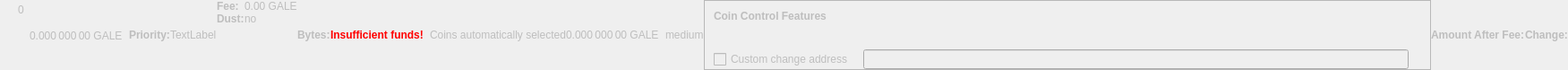
    <widget class="QWidget" name="dummyHideWidget" native="true">
     <property name="enabled">
      <bool>false</bool>
     </property>
     <property name="maximumSize">
      <size>
       <width>100</width>
       <height>22</height>
      </size>
     </property>
     <layout class="QHBoxLayout" name="dummyHideLayout">
      <property name="spacing">
       <number>0</number>
      </property>
      <property name="margin">
       <number>0</number>
      </property>
      <item>
       <layout class="QFormLayout" name="formLayoutCoinControl1">
        <property name="horizontalSpacing">
         <number>10</number>
        </property>
        <property name="verticalSpacing">
         <number>14</number>
        </property>
        <property name="leftMargin">
         <number>10</number>
        </property>
        <property name="topMargin">
         <number>4</number>
        </property>
        <property name="rightMargin">
         <number>6</number>
        </property>
        <item row="0" column="1">
         <widget class="QLabel" name="labelCoinControlBytes">
          <property name="cursor">
           <cursorShape>IBeamCursor</cursorShape>
          </property>
          <property name="contextMenuPolicy">
           <enum>Qt::ActionsContextMenu</enum>
          </property>
          <property name="text">
           <string notr="true">0</string>
          </property>
          <property name="textInteractionFlags">
           <set>Qt::LinksAccessibleByMouse|Qt::TextSelectableByKeyboard|Qt::TextSelectableByMouse</set>
          </property>
         </widget>
        </item>
       </layout>
      </item>
      <item>
       <widget class="QLabel" name="labelCoinControlAfterFee">
        <property name="enabled">
         <bool>false</bool>
        </property>
        <property name="sizePolicy">
         <sizepolicy hsizetype="Fixed" vsizetype="Fixed">
          <horstretch>0</horstretch>
          <verstretch>0</verstretch>
         </sizepolicy>
        </property>
        <property name="minimumSize">
         <size>
          <width>111</width>
          <height>12</height>
         </size>
        </property>
        <property name="maximumSize">
         <size>
          <width>111</width>
          <height>12</height>
         </size>
        </property>
        <property name="cursor">
         <cursorShape>IBeamCursor</cursorShape>
        </property>
        <property name="contextMenuPolicy">
         <enum>Qt::ActionsContextMenu</enum>
        </property>
        <property name="text">
         <string notr="true">0.000 000 00 GALE</string>
        </property>
        <property name="textInteractionFlags">
         <set>Qt::LinksAccessibleByMouse|Qt::TextSelectableByKeyboard|Qt::TextSelectableByMouse</set>
        </property>
       </widget>
      </item>
      <item>
       <widget class="QLabel" name="labelCoinControlPriorityText">
        <property name="enabled">
         <bool>false</bool>
        </property>
        <property name="font">
         <font>
          <weight>75</weight>
          <bold>true</bold>
         </font>
        </property>
        <property name="text">
         <string>Priority:</string>
        </property>
       </widget>
      </item>
      <item>
       <layout class="QHBoxLayout" name="horizontalLayout">
        <item>
         <widget class="QLabel" name="WarningLabel">
          <property name="text">
           <string>TextLabel</string>
          </property>
         </widget>
        </item>
       </layout>
      </item>
      <item>
       <layout class="QFormLayout" name="formLayoutCoinControl3">
        <property name="horizontalSpacing">
         <number>0</number>
        </property>
        <property name="verticalSpacing">
         <number>0</number>
        </property>
        <property name="leftMargin">
         <number>0</number>
        </property>
        <property name="topMargin">
         <number>0</number>
        </property>
        <property name="rightMargin">
         <number>0</number>
        </property>
        <item row="0" column="0">
         <widget class="QLabel" name="labelCoinControlFeeText">
          <property name="enabled">
           <bool>false</bool>
          </property>
          <property name="font">
           <font>
            <weight>75</weight>
            <bold>true</bold>
           </font>
          </property>
          <property name="text">
           <string>Fee:</string>
          </property>
          <property name="margin">
           <number>0</number>
          </property>
         </widget>
        </item>
        <item row="0" column="1">
         <widget class="QLabel" name="labelCoinControlFee">
          <property name="enabled">
           <bool>false</bool>
          </property>
          <property name="cursor">
           <cursorShape>IBeamCursor</cursorShape>
          </property>
          <property name="contextMenuPolicy">
           <enum>Qt::ActionsContextMenu</enum>
          </property>
          <property name="text">
           <string notr="true">0.00 GALE</string>
          </property>
          <property name="textInteractionFlags">
           <set>Qt::LinksAccessibleByMouse|Qt::TextSelectableByKeyboard|Qt::TextSelectableByMouse</set>
          </property>
         </widget>
        </item>
        <item row="1" column="0">
         <widget class="QLabel" name="labelCoinControlLowOutputText">
          <property name="enabled">
           <bool>false</bool>
          </property>
          <property name="font">
           <font>
            <weight>75</weight>
            <bold>true</bold>
           </font>
          </property>
          <property name="text">
           <string>Dust:</string>
          </property>
         </widget>
        </item>
        <item row="1" column="1">
         <widget class="QLabel" name="labelCoinControlLowOutput">
          <property name="enabled">
           <bool>false</bool>
          </property>
          <property name="cursor">
           <cursorShape>IBeamCursor</cursorShape>
          </property>
          <property name="contextMenuPolicy">
           <enum>Qt::ActionsContextMenu</enum>
          </property>
          <property name="text">
           <string>no</string>
          </property>
          <property name="textInteractionFlags">
           <set>Qt::LinksAccessibleByMouse|Qt::TextSelectableByKeyboard|Qt::TextSelectableByMouse</set>
          </property>
         </widget>
        </item>
       </layout>
      </item>
      <item>
       <widget class="QLabel" name="labelCoinControlBytesText">
        <property name="enabled">
         <bool>false</bool>
        </property>
        <property name="font">
         <font>
          <weight>75</weight>
          <bold>true</bold>
         </font>
        </property>
        <property name="text">
         <string>Bytes:</string>
        </property>
       </widget>
      </item>
      <item>
       <layout class="QFormLayout" name="formLayoutCoinControl2">
        <property name="horizontalSpacing">
         <number>0</number>
        </property>
        <property name="verticalSpacing">
         <number>0</number>
        </property>
        <property name="leftMargin">
         <number>0</number>
        </property>
        <property name="topMargin">
         <number>0</number>
        </property>
        <property name="rightMargin">
         <number>0</number>
        </property>
       </layout>
      </item>
      <item>
       <layout class="QHBoxLayout" name="horizontalLayoutCoinControl2">
        <property name="spacing">
         <number>0</number>
        </property>
        <property name="bottomMargin">
         <number>0</number>
        </property>
       </layout>
      </item>
      <item>
       <widget class="QLabel" name="labelCoinControlInsuffFunds">
        <property name="enabled">
         <bool>false</bool>
        </property>
        <property name="minimumSize">
         <size>
          <width>0</width>
          <height>0</height>
         </size>
        </property>
        <property name="font">
         <font>
          <weight>75</weight>
          <bold>true</bold>
         </font>
        </property>
        <property name="styleSheet">
         <string notr="true">color:red;font-weight:bold;</string>
        </property>
        <property name="text">
         <string>Insufficient funds!</string>
        </property>
        <property name="margin">
         <number>5</number>
        </property>
       </widget>
      </item>
      <item>
       <layout class="QFormLayout" name="formLayoutCoinControl4">
        <property name="horizontalSpacing">
         <number>0</number>
        </property>
        <property name="verticalSpacing">
         <number>0</number>
        </property>
        <property name="leftMargin">
         <number>0</number>
        </property>
        <property name="topMargin">
         <number>0</number>
        </property>
        <property name="rightMargin">
         <number>0</number>
        </property>
       </layout>
      </item>
      <item>
       <widget class="QLabel" name="labelCoinControlChangeLabel">
        <property name="enabled">
         <bool>false</bool>
        </property>
        <property name="sizePolicy">
         <sizepolicy hsizetype="Preferred" vsizetype="Expanding">
          <horstretch>0</horstretch>
          <verstretch>0</verstretch>
         </sizepolicy>
        </property>
        <property name="minimumSize">
         <size>
          <width>0</width>
          <height>0</height>
         </size>
        </property>
        <property name="text">
         <string/>
        </property>
        <property name="margin">
         <number>3</number>
        </property>
       </widget>
      </item>
      <item>
       <widget class="QLabel" name="labelCoinControlAutomaticallySelected">
        <property name="enabled">
         <bool>false</bool>
        </property>
        <property name="sizePolicy">
         <sizepolicy hsizetype="Fixed" vsizetype="Fixed">
          <horstretch>0</horstretch>
          <verstretch>0</verstretch>
         </sizepolicy>
        </property>
        <property name="minimumSize">
         <size>
          <width>0</width>
          <height>0</height>
         </size>
        </property>
        <property name="maximumSize">
         <size>
          <width>240</width>
          <height>16777215</height>
         </size>
        </property>
        <property name="text">
         <string>Coins automatically selected</string>
        </property>
        <property name="margin">
         <number>5</number>
        </property>
       </widget>
      </item>
      <item>
       <widget class="QLabel" name="labelCoinControlChange">
        <property name="enabled">
         <bool>false</bool>
        </property>
        <property name="sizePolicy">
         <sizepolicy hsizetype="Fixed" vsizetype="Fixed">
          <horstretch>0</horstretch>
          <verstretch>0</verstretch>
         </sizepolicy>
        </property>
        <property name="minimumSize">
         <size>
          <width>111</width>
          <height>0</height>
         </size>
        </property>
        <property name="maximumSize">
         <size>
          <width>111</width>
          <height>16777215</height>
         </size>
        </property>
        <property name="cursor">
         <cursorShape>IBeamCursor</cursorShape>
        </property>
        <property name="contextMenuPolicy">
         <enum>Qt::ActionsContextMenu</enum>
        </property>
        <property name="text">
         <string notr="true">0.000 000 00 GALE</string>
        </property>
        <property name="textInteractionFlags">
         <set>Qt::LinksAccessibleByMouse|Qt::TextSelectableByKeyboard|Qt::TextSelectableByMouse</set>
        </property>
       </widget>
      </item>
      <item>
       <widget class="QLabel" name="labelCoinControlPriority">
        <property name="enabled">
         <bool>false</bool>
        </property>
        <property name="cursor">
         <cursorShape>IBeamCursor</cursorShape>
        </property>
        <property name="contextMenuPolicy">
         <enum>Qt::ActionsContextMenu</enum>
        </property>
        <property name="text">
         <string>medium</string>
        </property>
        <property name="textInteractionFlags">
         <set>Qt::LinksAccessibleByMouse|Qt::TextSelectableByKeyboard|Qt::TextSelectableByMouse</set>
        </property>
       </widget>
      </item>
      <item>
       <widget class="QFrame" name="frameCoinControl">
        <property name="sizePolicy">
         <sizepolicy hsizetype="Expanding" vsizetype="Expanding">
          <horstretch>0</horstretch>
          <verstretch>0</verstretch>
         </sizepolicy>
        </property>
        <property name="maximumSize">
         <size>
          <width>16777215</width>
          <height>16777215</height>
         </size>
        </property>
        <property name="frameShape">
         <enum>QFrame::StyledPanel</enum>
        </property>
        <property name="frameShadow">
         <enum>QFrame::Sunken</enum>
        </property>
        <layout class="QVBoxLayout" name="verticalLayoutCoinControl2_2">
         <property name="spacing">
          <number>0</number>
         </property>
         <property name="margin">
          <number>0</number>
         </property>
         <item>
          <layout class="QVBoxLayout" name="verticalLayoutCoinControl" stretch="0,0,0,1">
           <property name="spacing">
            <number>0</number>
           </property>
           <property name="leftMargin">
            <number>10</number>
           </property>
           <property name="topMargin">
            <number>10</number>
           </property>
           <item>
            <layout class="QHBoxLayout" name="horizontalLayoutCoinControl1">
             <property name="bottomMargin">
              <number>15</number>
             </property>
             <item>
              <widget class="QLabel" name="labelCoinControlFeatures">
               <property name="enabled">
                <bool>false</bool>
               </property>
               <property name="sizePolicy">
                <sizepolicy hsizetype="Preferred" vsizetype="Maximum">
                 <horstretch>0</horstretch>
                 <verstretch>0</verstretch>
                </sizepolicy>
               </property>
               <property name="font">
                <font>
                 <weight>75</weight>
                 <bold>true</bold>
                </font>
               </property>
               <property name="styleSheet">
                <string notr="true">font-weight:bold;</string>
               </property>
               <property name="text">
                <string>Coin Control Features</string>
               </property>
              </widget>
             </item>
            </layout>
           </item>
           <item>
            <widget class="QWidget" name="widgetCoinControl" native="true">
             <property name="sizePolicy">
              <sizepolicy hsizetype="Preferred" vsizetype="Preferred">
               <horstretch>0</horstretch>
               <verstretch>0</verstretch>
              </sizepolicy>
             </property>
             <property name="minimumSize">
              <size>
               <width>0</width>
               <height>0</height>
              </size>
             </property>
             <property name="styleSheet">
              <string notr="true"/>
             </property>
             <layout class="QHBoxLayout" name="horizontalLayoutCoinControl5_2">
              <property name="margin">
               <number>0</number>
              </property>
              <item>
               <layout class="QHBoxLayout" name="horizontalLayoutCoinControl3">
                <property name="spacing">
                 <number>20</number>
                </property>
                <property name="topMargin">
                 <number>0</number>
                </property>
                <property name="bottomMargin">
                 <number>10</number>
                </property>
               </layout>
              </item>
             </layout>
            </widget>
           </item>
           <item>
            <layout class="QHBoxLayout" name="horizontalLayoutCoinControl4" stretch="0,0,0">
             <property name="spacing">
              <number>12</number>
             </property>
             <property name="sizeConstraint">
              <enum>QLayout::SetDefaultConstraint</enum>
             </property>
             <property name="topMargin">
              <number>5</number>
             </property>
             <property name="rightMargin">
              <number>5</number>
             </property>
             <item>
              <widget class="QCheckBox" name="checkBoxCoinControlChange">
               <property name="enabled">
                <bool>false</bool>
               </property>
               <property name="toolTip">
                <string>If this is activated, but the change address is empty or invalid, change will be sent to a newly generated address.</string>
               </property>
               <property name="text">
                <string>Custom change address</string>
               </property>
              </widget>
             </item>
             <item>
              <widget class="QValidatedLineEdit" name="lineEditCoinControlChange">
               <property name="enabled">
                <bool>false</bool>
               </property>
               <property name="sizePolicy">
                <sizepolicy hsizetype="Expanding" vsizetype="Fixed">
                 <horstretch>0</horstretch>
                 <verstretch>0</verstretch>
                </sizepolicy>
               </property>
              </widget>
             </item>
             <item>
              <widget class="QLabel" name="labelCoinControlChangeLabel_2">
               <property name="sizePolicy">
                <sizepolicy hsizetype="Preferred" vsizetype="Expanding">
                 <horstretch>0</horstretch>
                 <verstretch>0</verstretch>
                </sizepolicy>
               </property>
               <property name="minimumSize">
                <size>
                 <width>0</width>
                 <height>0</height>
                </size>
               </property>
               <property name="text">
                <string/>
               </property>
               <property name="margin">
                <number>3</number>
               </property>
              </widget>
             </item>
            </layout>
           </item>
           <item>
            <spacer name="verticalSpacerCoinControl">
             <property name="orientation">
              <enum>Qt::Vertical</enum>
             </property>
             <property name="sizeHint" stdset="0">
              <size>
               <width>800</width>
               <height>1</height>
              </size>
             </property>
            </spacer>
           </item>
          </layout>
         </item>
        </layout>
       </widget>
      </item>
      <item>
       <widget class="QLabel" name="labelCoinControlAfterFeeText">
        <property name="enabled">
         <bool>false</bool>
        </property>
        <property name="minimumSize">
         <size>
          <width>0</width>
          <height>0</height>
         </size>
        </property>
        <property name="maximumSize">
         <size>
          <width>16777215</width>
          <height>16777215</height>
         </size>
        </property>
        <property name="font">
         <font>
          <weight>75</weight>
          <bold>true</bold>
         </font>
        </property>
        <property name="text">
         <string>Amount After Fee:</string>
        </property>
        <property name="alignment">
         <set>Qt::AlignLeading|Qt::AlignLeft|Qt::AlignVCenter</set>
        </property>
        <property name="margin">
         <number>0</number>
        </property>
       </widget>
      </item>
      <item>
       <widget class="QLabel" name="labelCoinControlChangeText">
        <property name="enabled">
         <bool>false</bool>
        </property>
        <property name="sizePolicy">
         <sizepolicy hsizetype="Preferred" vsizetype="Preferred">
          <horstretch>0</horstretch>
          <verstretch>0</verstretch>
         </sizepolicy>
        </property>
        <property name="minimumSize">
         <size>
          <width>0</width>
          <height>0</height>
         </size>
        </property>
        <property name="maximumSize">
         <size>
          <width>16777215</width>
          <height>16777215</height>
         </size>
        </property>
        <property name="font">
         <font>
          <weight>75</weight>
          <bold>true</bold>
         </font>
        </property>
        <property name="text">
         <string>Change:</string>
        </property>
        <property name="alignment">
         <set>Qt::AlignLeading|Qt::AlignLeft|Qt::AlignVCenter</set>
        </property>
       </widget>
      </item>
     </layout>
    </widget>
